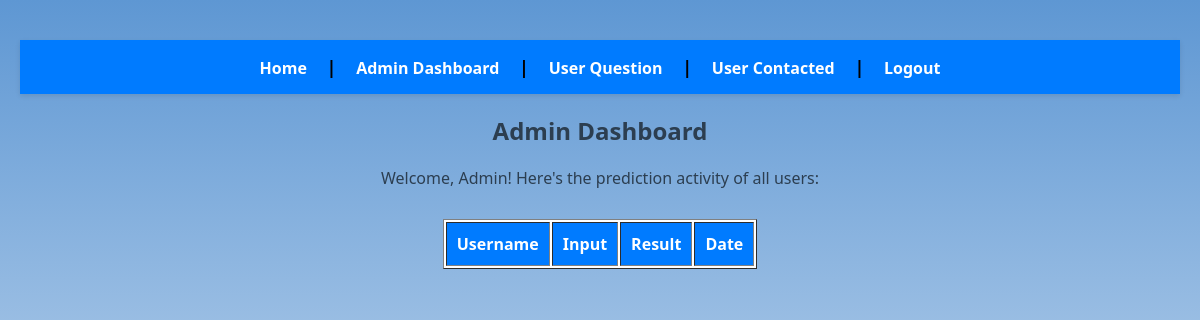
/admin/dashboard (signed in), run on an earlier commit of the app's database.
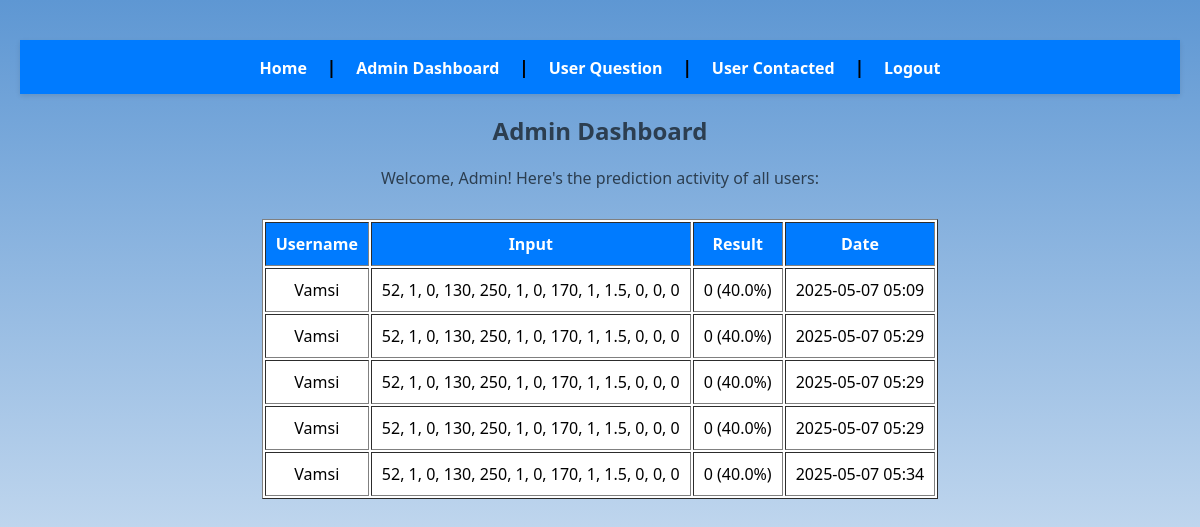
And on a later commit of the database.
### database.py (models this page shows)
class PredictionHistory(db.Model):
    id = db.Column(db.Integer, primary_key=True)
    user_id = db.Column(db.Integer, db.ForeignKey('user.id'))
    input_data = db.Column(db.Text)
    result = db.Column(db.String(50))
    timestamp = db.Column(db.DateTime, default=datetime.utcnow)
    user = db.relationship('User', backref='predictions')  # Add this line

class User(UserMixin, db.Model):
    id = db.Column(db.Integer, primary_key=True)
    username = db.Column(db.String(150), unique=True, nullable=False)
    password = db.Column(db.String(150), nullable=False)
    role = db.Column(db.String(50), default='user')

### app.py (the view)
@app.route('/admin/dashboard')
@login_required
@admin_required
def admin_dashboard():
    all_users = User.query.all()
    history = PredictionHistory.query.all()
    return render_template('admin_dashboard.html', users=all_users, history=history)

### app.py (called while the page is built)
@login_manager.user_loader
def load_user(user_id):
    return User.query.get(int(user_id))

def admin_required(f):
    @wraps(f)
    def decorated_function(*args, **kwargs):
        if not current_user.is_authenticated or current_user.role != 'admin':
            abort(403)
        return f(*args, **kwargs)
    return decorated_function

### templates/admin_dashboard.html
{% extends 'base.html' %}
{% block content %}
<h2 style="margin-top: 20px;">Admin Dashboard</h2>
<p>Welcome, Admin! Here's the prediction activity of all users:</p>
<table border="1" cellpadding="10" style="margin: 20px auto; background: #fff;">
    <tr style="background-color: #007BFF; color: white;">
        <th>Username</th>
        <th>Input</th>
        <th>Result</th>
        <th>Date</th>
    </tr>
    {% for entry in history %}
    <tr>
        <td>{{ entry.user.username }}</td>
        <td>{{ entry.input_data }}</td>
        <td>{{ entry.result }}</td>
        <td>{{ entry.timestamp.strftime('%Y-%m-%d %H:%M') }}</td>
    </tr>
    {% endfor %}
</table>
{% endblock %}

### templates/base.html (shortened to what this page needs)
<!DOCTYPE html>
<html>
<head>
    <link rel="stylesheet" href="{{ url_for('static', filename='style.css') }}">
</head>
<body>
    <nav>
        {% if current_user.is_authenticated %}
        {% if current_user.role == 'admin' %}
            <a href="{{ url_for('homepage') }}">Home</a> |
            <a href="{{ url_for('admin_dashboard') }}">Admin Dashboard</a> |
            <a href="{{ url_for('admin_faqs') }}">User Question</a> |
            <a href="{{ url_for('admin_messages') }}">User Contacted</a> |
            <a href="{{ url_for('logout') }}">Logout</a>
        {% endif %}
    {% else %}
        <a href="{{ url_for('login') }}">Login</a> |
        <a href="{{ url_for('register') }}">Register</a>
    {% endif %}
    </nav>
    {% block content %}{% endblock %}
</body>
</html>

### static/style.css (style rules this page uses)
body { background: linear-gradient(to right, #dfe9f3, #ffffff); font-family: 'Segoe UI', Tahoma, Geneva, Verdana, sans-serif; margin: 0; padding: 40px 20px; text-align: center; }
nav { background-color: #3498db; padding: 15px; font-size: 18px; font-weight: bold; text-align: center; }
nav a { color: white; margin: 0 15px; text-decoration: none; }
h1, h2, h3, p { color: #2c3e50; margin: 10px; }

### templates/base.html (style rules this page uses)
body { margin: 0; min-height: 100vh; font-family: 'Segoe UI', Tahoma, Geneva, Verdana, sans-serif; background: linear-gradient(to bottom, #5e97d3, #ffffff); display: flex; flex-direction: column; align-items: center; }
nav { background-color: #007BFF; width: 100%; padding: 15px 0; text-align: center; box-shadow: 0 2px 5px rgba(0,0,0,0.1); position: sticky; top: 0; z-index: 10; }
nav a { color: white; margin: 0 15px; text-decoration: none; font-weight: bold; font-size: 16px; }

What changed in the data, as far as the page shows it:
added PredictionHistory: user.username "Vamsi", input_data "52, 1, 0, 130, 250, 1, 0, 170, 1, 1.5, 0, 0, 0", result "0 (40.0%)", timestamp "2025-05-07 05:09"
added PredictionHistory: user.username "Vamsi", input_data "52, 1, 0, 130, 250, 1, 0, 170, 1, 1.5, 0, 0, 0", result "0 (40.0%)", timestamp "2025-05-07 05:29"
added PredictionHistory: user.username "Vamsi", input_data "52, 1, 0, 130, 250, 1, 0, 170, 1, 1.5, 0, 0, 0", result "0 (40.0%)", timestamp "2025-05-07 05:29"
added PredictionHistory: user.username "Vamsi", input_data "52, 1, 0, 130, 250, 1, 0, 170, 1, 1.5, 0, 0, 0", result "0 (40.0%)", timestamp "2025-05-07 05:29"
added PredictionHistory: user.username "Vamsi", input_data "52, 1, 0, 130, 250, 1, 0, 170, 1, 1.5, 0, 0, 0", result "0 (40.0%)", timestamp "2025-05-07 05:34"
